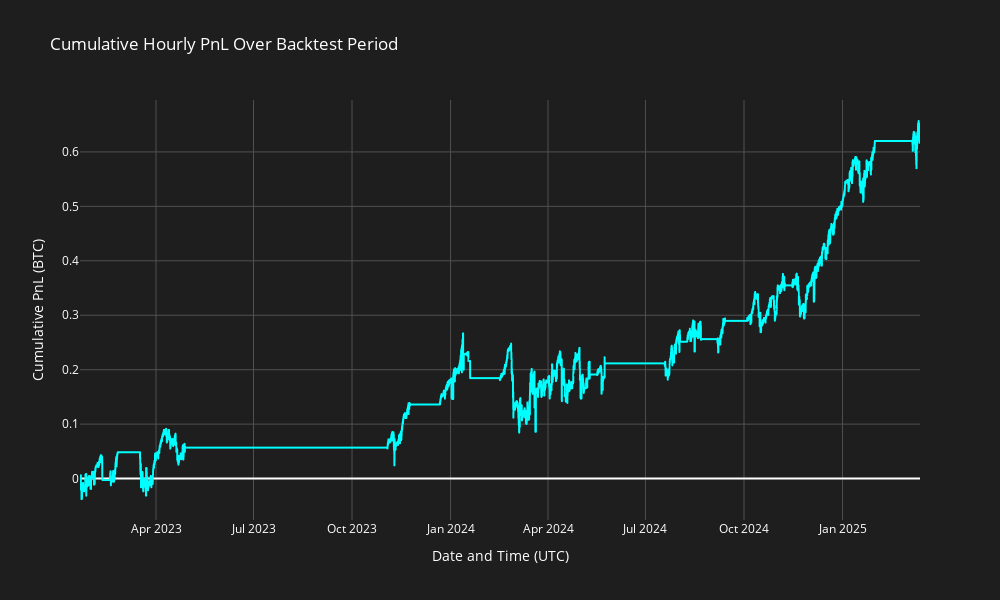

The cell this chart's notebook holds for it:
### Code cell
fig = plot_hourly_cumulative_pnl(hourly_pnl_df)
fig.show()

### Figure 1 — Plotly figure (JSON) as saved in the notebook; plotly's stock layout.template omitted (floating-point values rounded to 4 significant figures; data arrays with more than 128 entries replaced by an {"elided": "..."} marker saying what was removed)
{"data": [{"hovertemplate": "Date and Time (UTC)=%{x}<br>Cumulative PnL (BTC)=%{y}<extra></extra>", "legendgroup": "", "line": {"color": "cyan", "dash": "solid"}, "marker": {"symbol": "circle"}, "mode": "lines", "name": "", "showlegend": false, "type": "scattergl", "x": {"elided": "8853 str values"}, "xaxis": "x", "y": {"elided": "8853 float values"}, "yaxis": "y"}], "layout": {"font": {"color": "white"}, "height": 600, "legend": {"tracegroupgap": 0}, "paper_bgcolor": "rgb(30,30,30)", "plot_bgcolor": "rgb(30,30,30)", "showlegend": false, "title": {"text": "Cumulative Hourly PnL Over Backtest Period"}, "width": 1000, "xaxis": {"anchor": "y", "domain": [0, 1], "gridcolor": "rgb(80,80,80)", "title": {"text": "Date and Time (UTC)"}}, "yaxis": {"anchor": "x", "domain": [0, 1], "gridcolor": "rgb(80,80,80)", "title": {"text": "Cumulative PnL (BTC)"}}}}
